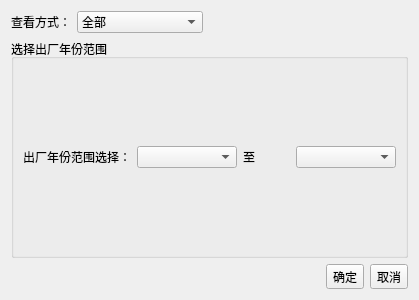
<?xml version="1.0" encoding="UTF-8"?>
<ui version="4.0">
 <class>Dialog</class>
 <widget class="QDialog" name="Dialog">
  <property name="geometry">
   <rect>
    <x>0</x>
    <y>0</y>
    <width>419</width>
    <height>300</height>
   </rect>
  </property>
  <property name="windowTitle">
   <string>Dialog</string>
  </property>
  <layout class="QGridLayout" name="gridLayout">
   <item row="0" column="0">
    <layout class="QHBoxLayout" name="horizontalLayout_3">
     <item>
      <widget class="QLabel" name="label_3">
       <property name="text">
        <string>查看方式：</string>
       </property>
      </widget>
     </item>
     <item>
      <widget class="QComboBox" name="cb_seeMethod">
       <item>
        <property name="text">
         <string>全部</string>
        </property>
       </item>
       <item>
        <property name="text">
         <string>按照年份范围查看</string>
        </property>
       </item>
      </widget>
     </item>
     <item>
      <spacer name="horizontalSpacer_2">
       <property name="orientation">
        <enum>Qt::Horizontal</enum>
       </property>
       <property name="sizeHint" stdset="0">
        <size>
         <width>40</width>
         <height>20</height>
        </size>
       </property>
      </spacer>
     </item>
    </layout>
   </item>
   <item row="1" column="0">
    <widget class="QGroupBox" name="groupBox">
     <property name="title">
      <string>选择出厂年份范围</string>
     </property>
     <layout class="QHBoxLayout" name="horizontalLayout_4">
      <item>
       <layout class="QHBoxLayout" name="horizontalLayout">
        <item>
         <widget class="QLabel" name="label">
          <property name="text">
           <string>出厂年份范围选择：</string>
          </property>
         </widget>
        </item>
        <item>
         <widget class="QComboBox" name="cb_factoryYearStart">
          <property name="minimumSize">
           <size>
            <width>100</width>
            <height>0</height>
           </size>
          </property>
          <property name="maximumSize">
           <size>
            <width>100</width>
            <height>16777215</height>
           </size>
          </property>
         </widget>
        </item>
        <item>
         <widget class="QLabel" name="label_2">
          <property name="text">
           <string>至</string>
          </property>
         </widget>
        </item>
        <item>
         <widget class="QComboBox" name="cb_factoryYearEnd">
          <property name="minimumSize">
           <size>
            <width>100</width>
            <height>0</height>
           </size>
          </property>
          <property name="maximumSize">
           <size>
            <width>100</width>
            <height>16777215</height>
           </size>
          </property>
         </widget>
        </item>
       </layout>
      </item>
     </layout>
    </widget>
   </item>
   <item row="2" column="0">
    <layout class="QHBoxLayout" name="horizontalLayout_2">
     <item>
      <spacer name="horizontalSpacer">
       <property name="orientation">
        <enum>Qt::Horizontal</enum>
       </property>
       <property name="sizeHint" stdset="0">
        <size>
         <width>40</width>
         <height>20</height>
        </size>
       </property>
      </spacer>
     </item>
     <item>
      <widget class="QToolButton" name="tb_yes">
       <property name="text">
        <string>确定</string>
       </property>
      </widget>
     </item>
     <item>
      <widget class="QToolButton" name="tb_cancel">
       <property name="text">
        <string>取消</string>
       </property>
      </widget>
     </item>
    </layout>
   </item>
  </layout>
 </widget>
 <resources/>
 <connections/>
</ui>
